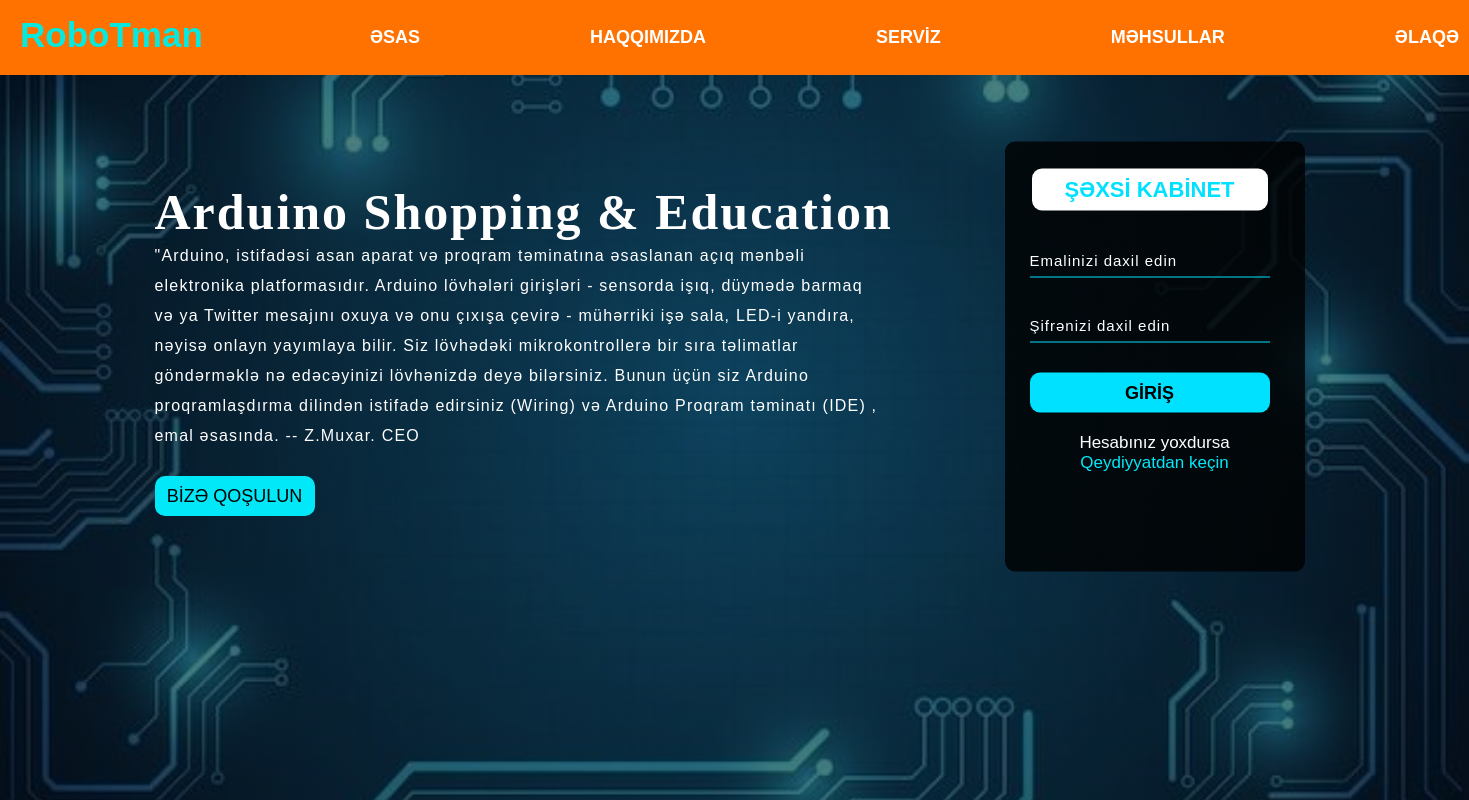
The page / on the database its author committed.
### blog/models.py (models this page shows)
class Home(models.Model):
    title = models.CharField(max_length=100, verbose_name='Basliq')
    text = models.TextField(verbose_name='Text')

### blog/views.py (the view)
# urls.py: 2. Add a URL to urlpatterns:  path('', views.home, name='home')
def home(request):
    home = Home.objects.first()
    contex = {
        'home': home,
    }
    return render(request, 'index.html', contex)

### templates/index.html (shortened to what this page needs)
{% extends 'base.html' %}
{% load static %}
{% block menu %}
<link rel="stylesheet" href="{% static 'steal.css' %}">
        <div class="content">
            <h1>{{ home.title }}</h1>
            <p class="par" >{{ home.text }}</p>
            <button class="cn"><a href="#">BİZƏ QOŞULUN</a></button>
            <div class="form">
                <h2>ŞƏXSİ KABİNET</h2>
                <input type="email" name="email" placeholder="Emalinizi daxil edin">
                <input type="password" name="" placeholder="Şifrənizi daxil edin">
                <button class="btnn"><a href="#">GİRİŞ</a></button>
                <p class="link">Hesabınız yoxdursa<br>
                    <a href="qeydiyyat.html">Qeydiyyatdan keçin</a> </a>
                </p>
            </div>
        </div>
    </div>
{% endblock %}

### static/steal.css (style rules this page uses)
* { margin: 0; padding: 0; }
.content { width: 1200px; height: auto; margin: auto; color: #fff; position: relative; }
.content .par { padding-left: 20px; padding-bottom: 25px; font-family: Arial; letter-spacing: 1.2px; line-height: 30px; width: 61%; }
.content h1 { font-family: 'Times New Roman'; font-size: 50px; padding-left: 20px; margin-top: 9%; letter-spacing: 2px; }
.content .cn { width: 160px; height: 40px; background: rgb(2, 232, 248); border: none; margin-bottom: 10px; margin-left: 20px; font-size: 18px; border-radius: 10px; cursor: pointer; transition: .4s ease; }
.content .cn a { text-decoration: none; color: #000; transition: .2s ease; }
.form { width: 250px; height: 380px; background: linear-gradient(to top, rgba(0,0,0,0.8)50%,rgba(0,0,0,0.8)50%); position: absolute; top: -20px; left: 870px; transform: translate(0%,-5%); border-radius: 10px; padding: 25px; }
.form h2 { width: 220px; font-family: sans-serif; text-align: center; color: #00e1ff; font-size: 22px; background-color: #fff; border-radius: 10px; margin: 2px; padding: 8px; }
.form input { width: 240px; height: 35px; background: transparent; border-bottom: 1px solid #00e1ff ; border-top: none; border-right: none; border-left: none; color: #fff; font-size: 15px; letter-spacing: 1px; margin-top: 30px; font-family: sans-serif; }
::placeholder { color: #fff; font-family: Arial; }
.btnn { width: 240px; height: 40px; background: #00e1ff; border: none; margin-top: 30px; font-size: 18px; border-radius: 10px; cursor: pointer; color: #fff; transition: 0.4s ease; }
.btnn a { text-decoration: none; color: #000; font-weight: bold; }
.form .link { font-family: Arial, Helvetica, sans-serif; font-size: 17px; padding-top: 20px; text-align: center; }
.form .link a { text-decoration: none; color: rgb(2, 232, 248); }

### rows shown on the page
Home: title "Arduino Shopping & Education", text "\"Arduino, istifadəsi asan aparat və proqram təminatına əsaslanan açıq mənbəli elektronika platformasıdır. Arduino lövhələri girişləri - sensorda işıq, düymədə barmaq və ya Twitter mesajını oxuya və onu çıxışa çevirə - mühərriki işə sala, LED-i yandıra, nəyisə onlayn yayımlaya bilir. Siz lövhədəki mikrokontrollerə bir sıra təlimatlar göndərməklə nə edəcəyinizi lövhənizdə deyə bilərsiniz. Bunun üçün siz Arduino proqramlaşdırma dilindən istifadə edirsiniz (Wiring) və Arduino Proqram təminatı (IDE) , emal əsasında. -- Z.Muxar. CEO"
